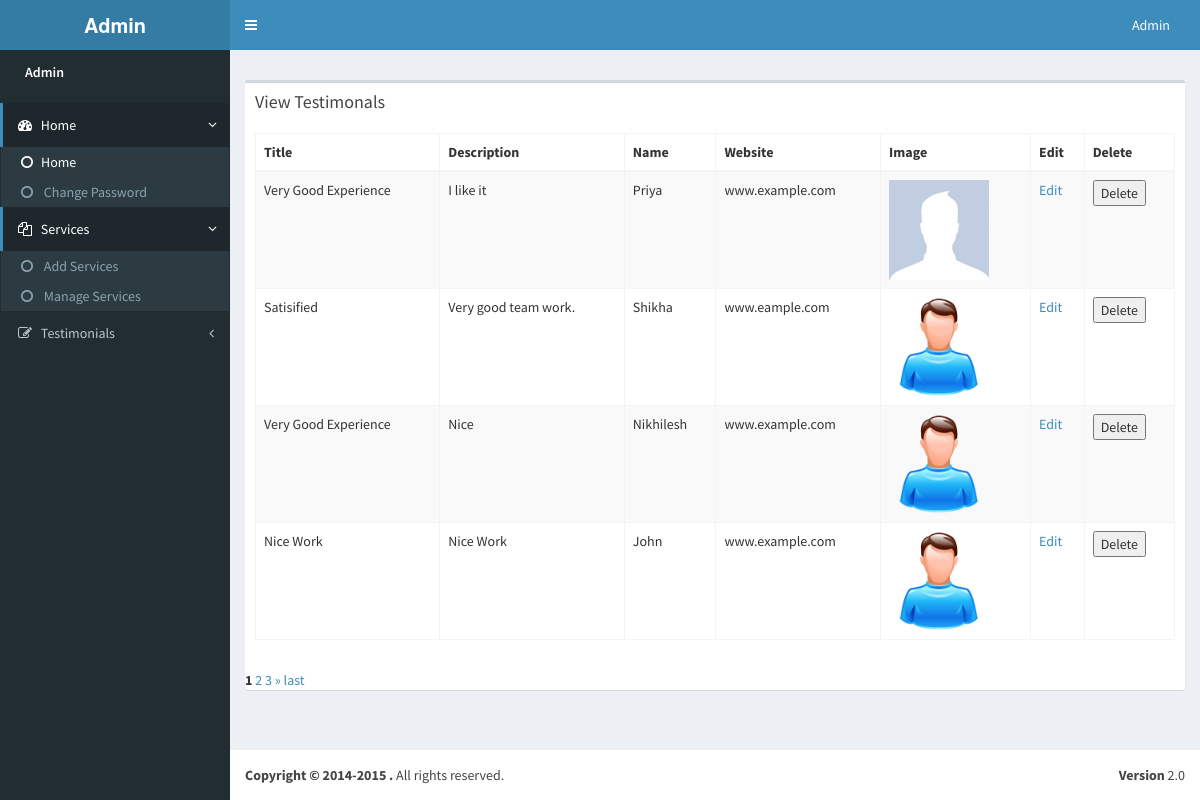
Screenshot of /tas_backend/View_testimonals.php (signed in) with the database file from the repository.
### tables this page shows
CREATE TABLE IF NOT EXISTS `testimonals` (
  `test_id` int(11) NOT NULL AUTO_INCREMENT,
  `title` varchar(100) NOT NULL,
  `description` varchar(200) NOT NULL,
  `name` varchar(50) NOT NULL,
  `website` varchar(100) NOT NULL,
  `image` blob NOT NULL,
  PRIMARY KEY (`test_id`)
);

### tas_backend/View_testimonals.php (the view, shortened to what this page needs)
<?php
require_once('db.php');
?>
<!DOCTYPE html>
<html>
<head>
   <?php require_once('header.php'); ?>
  </head>
  <body class="skin-blue fixed">
    <div class="wrapper">
        <?php require_once('menu.php'); ?>
      <div class="content-wrapper">
        <section class="content-header">
          <ol class="breadcrumb">
          </ol>
        </section>
        <section class="content">
            <div class="box">
                <div class="box-header">
                  <h3 class="box-title">View Testimonals</h3>
                </div>
                <div class="box-body">
                  <div id="example1_wrapper" class="dataTables_wrapper form-inline dt-bootstrap">
                  <div class="row"><div class="col-sm-12">
         <table id="example1" class="table table-bordered table-striped dataTable" role="grid" aria-describedby="example1_info">
                    <thead>
                      <tr role="row">
                      <th >Title </th>
                      <th >Description </th>
                       <th >Name </th>
                      <th >Website </th>
                       <th >Image </th>
                      <th >Edit </th>
                      <th >Delete </th>
                     </tr>
                    </thead>
                    <tbody>
                     <?php
					 $per_page = 5;
		 			 $num_links = 2;
	   			     $cur_page = 1;
    $offset = ($cur_page-1)*$per_page;
  $query2 = mysqli_query($con,"SELECT COUNT(test_id) AS tot FROM testimonals");
 while( $row = mysqli_fetch_array($query2)){
   $total_records = $row['tot'];
	}
    $start = (($cur_page - $num_links) > 0) ? ($cur_page - ($num_links - 1)) : 1;
    $end   = (($cur_page + $num_links) < $total_records) ? ($cur_page + $num_links) : $total_records;
    $res = mysqli_query($con,"SELECT * FROM testimonals LIMIT ".$per_page." OFFSET ".$offset);
	   while ($row=mysqli_fetch_array($res))
	{
		?>
        <tr>
       <td><?php echo $row['title']; ?></td>
        <td><?php echo $row['description']; ?></td>
         <td><?php echo $row['name']; ?></td>
        <td><?php echo $row['website']; ?></td>
          <td><?php echo "<img src=" . $row['image'] ." width=100  height=100/>"; ?></td>
       <td><a href="edit_testimonals.php?id=<?php echo $row['test_id']; ?>">Edit</a></td>
       <td><form method="post">
       <button type="submit" name="delete" >Delete </button>
        </form></td>
      </tr>
  <?php
}
?>
                   </tbody>
                  </table>
                  </div>
                  </div>
                  </div>
                </div>
               <div id="pagination">
        <div id="pagiCount">
            <?php
                if(isset($total_records))
                {
                    if($total_records > 1)
                    {    if($cur_page > $num_links)
                        {   $dir = "first";
                            echo '<span id="prev"> <a href="'.$_SERVER['PHP_SELF'].'?page='.(1).'">'.$dir.'</a> </span>';
                        }
                        for($x=$start ; $x<=$end ;$x++)
                        {
                            echo ($x == $cur_page) ? '<strong>'.$x.'</strong> ':'<a href="'.$_SERVER['PHP_SELF'].'?page='.$x.'">'.$x.'</a> ';
                        }
                        if($cur_page < $total_records )
                        {   $dir = "»";
                            echo '<span id="next"> <a href="'.$_SERVER['PHP_SELF'].'?page='.($cur_page+1).'">'.$dir.'</a> </span>';
                        }
                        if($cur_page < ($total_records-$num_links) )
                        {   $dir = "last";
                            echo '<a href="'.$_SERVER['PHP_SELF'].'?page='.$total_records.'">'.$dir.'</a> ';
                        }
                    }
                }
            ?>
        </div>
    </div>
          </div>
        </section>
      </div>
      <footer class="main-footer">
        <div class="pull-right hidden-xs">
          <b>Version</b> 2.0
        </div>
        <strong>Copyright &copy; 2014-2015 .</strong> All rights reserved.
      </footer>
  </div>
</body>
</html>

### tas_backend/header.php
<link href="bootstrap/css/bootstrap.min.css" rel="stylesheet" type="text/css" />
<link href="https://maxcdn.bootstrapcdn.com/font-awesome/4.3.0/css/font-awesome.min.css" rel="stylesheet" type="text/css" />
<link href="http://code.ionicframework.com/ionicons/2.0.0/css/ionicons.min.css" rel="stylesheet" type="text/css" />
<link href="dist/css/AdminLTE.min.css" rel="stylesheet" type="text/css" />
<link href="dist/css/skins/_all-skins.min.css" rel="stylesheet" type="text/css" />

### tas_backend/menu.php (shortened to what this page needs)
<header class="main-header">
  <a href="Home.php" class="logo"><b>Admin</b></a>
  <nav class="navbar navbar-static-top" role="navigation">
    <a href="#" class="sidebar-toggle" data-toggle="offcanvas" role="button">
    </a>
    <div class="navbar-custom-menu">
      <ul class="nav navbar-nav">
        <li class="dropdown user user-menu">
          <a href="#" class="dropdown-toggle" data-toggle="dropdown">
            <span class="hidden-xs">Admin</span>
          </a>
        </li>
      </ul>
    </div>
  </nav>
</header>
<aside class="main-sidebar">
  <section class="sidebar">
    <div class="user-panel">
      <div class="pull-left info">
        <p>Admin</p>
      </div>
    </div>
    <ul class="sidebar-menu">
      <li class="treeview active">
        <a href="Home.php">
          <i class="fa fa-dashboard"></i> <span>Home</span> <i class="fa fa-angle-left pull-right"></i>
        </a>
        <ul class="treeview-menu">
          <li class="active"><a href="Home.php"><i class="fa fa-circle-o"></i>Home</a></li>
          <li><a href="change_password.php"><i class="fa fa-circle-o"></i> Change Password</a></li>
        </ul>
      </li>
      <li class="treeview active">
        <a href="#">
          <i class="fa fa-files-o"></i>
          <span>Services</span>
          <i class="fa fa-angle-left pull-right"></i>
        </a>
        <ul class="treeview-menu">
         <li><a href="add_services.php"><i class="fa fa-circle-o"></i>  Add Services</a></li>
          <li><a href="View_services.php"><i class="fa fa-circle-o"></i> Manage Services</a></li>
        </ul>
      </li>
      <li>
            <li class="treeview">
        <a href="#">
          <i class="fa fa-edit"></i> <span>Testimonials</span>
          <i class="fa fa-angle-left pull-right"></i>
        </a>
      </li>
          </li>
        </ul>
  </section>
</aside>

### rows the page displays
testimonals: title "Very Good Experience", description "I like it", name "Priya", website "www.example.com", image (placeholder picture)
testimonals: title "Satisified", description "Very good team work.", name "Shikha", website "www.eample.com", image (placeholder picture)
testimonals: title "Very Good Experience", description "Nice", name "Nikhilesh", website "www.example.com", image (placeholder picture)
testimonals: title "Nice Work", description "Nice Work", name "John", website "www.example.com", image (placeholder picture)

### other values shown
$dir "»"
$dir "last"
